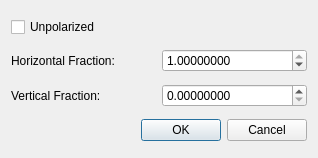
<?xml version="1.0" encoding="UTF-8"?>
<ui version="4.0">
 <class>polarization_options_dialog</class>
 <widget class="QDialog" name="polarization_options_dialog">
  <property name="geometry">
   <rect>
    <x>0</x>
    <y>0</y>
    <width>318</width>
    <height>158</height>
   </rect>
  </property>
  <property name="minimumSize">
   <size>
    <width>0</width>
    <height>0</height>
   </size>
  </property>
  <property name="windowTitle">
   <string>Polarization Options</string>
  </property>
  <property name="styleSheet">
   <string notr="true"/>
  </property>
  <layout class="QGridLayout" name="gridLayout">
   <item row="2" column="0">
    <widget class="QLabel" name="vertical_label">
     <property name="text">
      <string>Vertical Fraction:</string>
     </property>
    </widget>
   </item>
   <item row="3" column="0" colspan="2">
    <widget class="QDialogButtonBox" name="button_box">
     <property name="standardButtons">
      <set>QDialogButtonBox::Cancel|QDialogButtonBox::Ok</set>
     </property>
    </widget>
   </item>
   <item row="1" column="1">
    <widget class="ScientificDoubleSpinBox" name="horizontal">
     <property name="keyboardTracking">
      <bool>false</bool>
     </property>
     <property name="decimals">
      <number>8</number>
     </property>
     <property name="maximum">
      <double>1.000000000000000</double>
     </property>
     <property name="value">
      <double>1.000000000000000</double>
     </property>
    </widget>
   </item>
   <item row="2" column="1">
    <widget class="ScientificDoubleSpinBox" name="vertical">
     <property name="keyboardTracking">
      <bool>false</bool>
     </property>
     <property name="decimals">
      <number>8</number>
     </property>
     <property name="maximum">
      <double>1.000000000000000</double>
     </property>
    </widget>
   </item>
   <item row="1" column="0">
    <widget class="QLabel" name="horizontal_label">
     <property name="text">
      <string>Horizontal Fraction:</string>
     </property>
    </widget>
   </item>
   <item row="0" column="0">
    <widget class="QCheckBox" name="unpolarized">
     <property name="text">
      <string>Unpolarized</string>
     </property>
    </widget>
   </item>
  </layout>
 </widget>
 <customwidgets>
  <customwidget>
   <class>ScientificDoubleSpinBox</class>
   <extends>QDoubleSpinBox</extends>
   <header>scientificspinbox.h</header>
  </customwidget>
 </customwidgets>
 <tabstops>
  <tabstop>horizontal</tabstop>
  <tabstop>vertical</tabstop>
 </tabstops>
 <resources/>
 <connections>
  <connection>
   <sender>button_box</sender>
   <signal>accepted()</signal>
   <receiver>polarization_options_dialog</receiver>
   <slot>accept()</slot>
   <hints>
    <hint type="sourcelabel">
     <x>312</x>
     <y>110</y>
    </hint>
    <hint type="destinationlabel">
     <x>312</x>
     <y>65</y>
    </hint>
   </hints>
  </connection>
  <connection>
   <sender>button_box</sender>
   <signal>rejected()</signal>
   <receiver>polarization_options_dialog</receiver>
   <slot>reject()</slot>
   <hints>
    <hint type="sourcelabel">
     <x>312</x>
     <y>110</y>
    </hint>
    <hint type="destinationlabel">
     <x>312</x>
     <y>65</y>
    </hint>
   </hints>
  </connection>
  <connection>
   <sender>unpolarized</sender>
   <signal>toggled(bool)</signal>
   <receiver>horizontal_label</receiver>
   <slot>setDisabled(bool)</slot>
   <hints>
    <hint type="sourcelabel">
     <x>91</x>
     <y>24</y>
    </hint>
    <hint type="destinationlabel">
     <x>91</x>
     <y>59</y>
    </hint>
   </hints>
  </connection>
  <connection>
   <sender>unpolarized</sender>
   <signal>toggled(bool)</signal>
   <receiver>horizontal</receiver>
   <slot>setDisabled(bool)</slot>
   <hints>
    <hint type="sourcelabel">
     <x>91</x>
     <y>24</y>
    </hint>
    <hint type="destinationlabel">
     <x>242</x>
     <y>59</y>
    </hint>
   </hints>
  </connection>
  <connection>
   <sender>unpolarized</sender>
   <signal>toggled(bool)</signal>
   <receiver>vertical_label</receiver>
   <slot>setDisabled(bool)</slot>
   <hints>
    <hint type="sourcelabel">
     <x>91</x>
     <y>24</y>
    </hint>
    <hint type="destinationlabel">
     <x>91</x>
     <y>96</y>
    </hint>
   </hints>
  </connection>
  <connection>
   <sender>unpolarized</sender>
   <signal>toggled(bool)</signal>
   <receiver>vertical</receiver>
   <slot>setDisabled(bool)</slot>
   <hints>
    <hint type="sourcelabel">
     <x>91</x>
     <y>24</y>
    </hint>
    <hint type="destinationlabel">
     <x>242</x>
     <y>96</y>
    </hint>
   </hints>
  </connection>
 </connections>
</ui>
